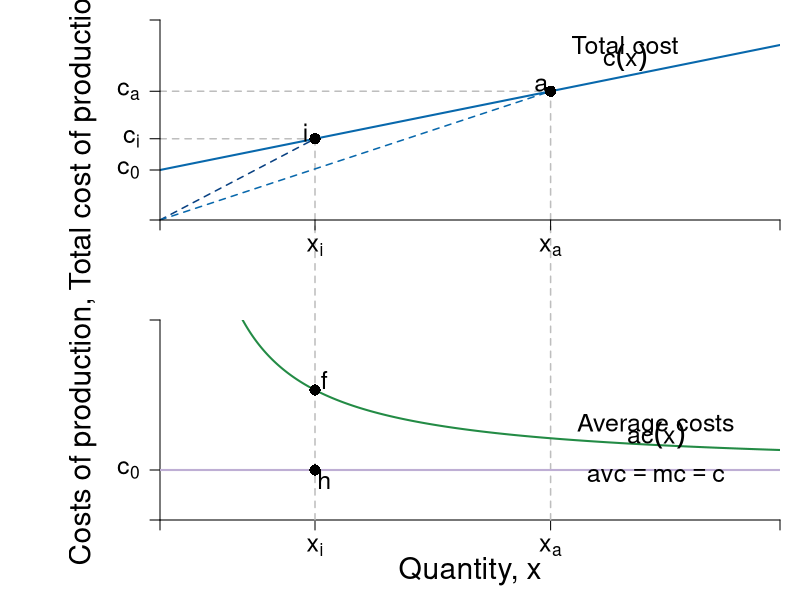

The R script that drew this image:
#Graph Designer: Scott Cohn
#Authors: Bowles and Halliday
#Title: Microeconomics: Competition, Conflict and Coordination

require(shape)
pdf(file = "firmmarketsupply/tc_ac_mc_stacked_linear.pdf", width = 9, height = 12)

#Set parameters for graphics
axislabelsize <- 1.8
labelsize <- 1.5
namesize <- 1.8
annotatesize <- 1.5
graphlinewidth <- 2
segmentlinewidth <- 1.5

COL <- c("#7fc97f", "#beaed4", "#fdc086", "#ffff99", "#386cb0", "#f0027f", "#bf5b17", "#666666")
COLA <- c("#99d8c9","#66c2a4","#41ae76", "#238b45", "#005824")
COLB <- c("#4eb3d3", "#2b8cbe", "#0868ac","#084081")

#Edited the margins to cater for the larger LHS labels
par(mar =  c(4, 8, 1, 1), mfrow = c(2, 1))


totalcost <- function(x, c0 = 10, c1 = 2){
  c0 + c1*x
}

avgcost <- function(x, c0 = 10, c1 = 2){
  totalcost/x
}

avgvarcost <- function(x,  c1 = 2){
  c1
}

marginalcost <- function(x, c1 = 2){
  c1
}

mcline <- function(x, constant = 0.3181472, slope = 0.125){
  constant + slope*x
}



# total cost --------------------------------------------------------------


xlims <- c(0, 10)
ylims <- c(0, 8)

npts <- 501 
x <- seq(xlims[1], xlims[2], length.out = npts)
y <- seq(ylims[1], ylims[2], length.out = npts) 
a <- c(13, 16.75, 19.25)

plot(0, 0, xlim = xlims, ylim = ylims, type = "n",
     xlab = expression(paste("")),
     ylab = expression(paste("")), 
     xaxt = "n", 
     yaxt = "n", 
     cex.lab = axislabelsize, 
     bty = "n",
     xaxs = "i", 
     yaxs = "i")

# Choose x_i

i <- c(2, 2.5, 3, 3.5, 4)
xi <- i[2]
xa <- 6.3

ticksy <- c(0, 2, totalcost(x = xi, c0 = 10, c1 = 2), totalcost(x = xi, c0 = 2, c1 = 0.5), totalcost(x = xa, c0 = 2, c1 = 0.5), ylims[2])
ylabels <- c(NA, expression(paste(c[0])), expression(paste(c[0])), expression(paste(c[i])), expression(paste(c[a])), NA)
ticksx <- c(0, xi, xa, xlims[2])
xlabels <- c(NA, expression(paste(x[i])), expression(paste(x[a])), NA)

npts <- 500 
xx1 <- seq(xlims[1], xlims[2], length.out = npts)
xx3 <- seq(xi - 1.5, xi + 1.5, length.out = npts)
xx4 <- seq(4.82456, 7.82456, length.out = npts)

# Total Cost curve
lines(xx1, totalcost(xx1, c0 = 2, c1 = 0.5), col = COLB[3], lwd = graphlinewidth)

# Label the axes
text(-1.25, 0.5*ylims[2], expression(paste("Total cost of production, ", c)), xpd = TRUE, cex = axislabelsize, srt = 90) 

# Segments
segments(xi, -50, xi, totalcost(xi, c0 = 2, c1 = 0.5), lty = 2, col = "grey", lwd = segmentlinewidth, xpd = TRUE)
segments(0, totalcost(xi, c0 = 2, c1 = 0.5), xi, totalcost(xi, c0 = 2, c1 = 0.5), lty = 2, col = "grey", lwd = segmentlinewidth)

segments(xa, -50, xa, totalcost(xa, c0 = 2, c1 = 0.5), lty = 2, col = "grey", lwd = segmentlinewidth, xpd = TRUE)
segments(0, totalcost(xa, c0 = 2, c1 = 0.5), xa, totalcost(xa, c0 = 2, c1 = 0.5), lty = 2, col = "grey", lwd = segmentlinewidth)

segments(0, 0, xi, totalcost(x = xi, c0 = 2, c1 = 0.5), lty = 2, col = COLB[4] , lwd = segmentlinewidth)
segments(0, 0, xa, totalcost(x = xa, c0 = 2, c1 = 0.5), lty = 2, col = COLB[3] , lwd = segmentlinewidth)


# Add point and label
points(xi, totalcost(x = xi, c0 = 2, c1 = 0.5), pch = 16, col = "black", cex = 1.5)
text(xi - 0.15, totalcost(x = xi, c0 = 2, c1 = 0.5) + 0.25, expression("i"), cex = annotatesize)

points(xa, totalcost(x = xa, c0 = 2, c1 = 0.5), pch = 16, col = "black", cex = 1.5)
text(xa - 0.15, totalcost(x = xa, c0 = 2, c1 = 0.5) + 0.25, expression("a"), cex = annotatesize)

#Label the cost curve
text(7.5, 7.0, expression("Total cost"), cex = annotatesize)
text(7.5, 6.5, expression(c(x)), cex = annotatesize)

# Axis Labels
axis(1, at = ticksx, pos = 0, labels = xlabels, cex.axis = labelsize)
axis(2, at = ticksy, pos = 0, labels = ylabels, las = 1, cex.axis = labelsize)

# ac & mc -----------------------------------------------------------------

avgcost <- function(x,  c0 = 2, c1 = 0.05){
  (c0 + c1*x)/x
}

marginalcost <- function(x, c1 = 0.05){
  0*x + c1 
}

xlims <- c(0, 10)
ylims <- c(0, 2)

npts <- 501 
x <- seq(xlims[1], xlims[2], length.out = npts)
y <- seq(ylims[1], ylims[2], length.out = npts) 
a <- c(13, 16.75, 19.25)

plot(0, 0, xlim = xlims, ylim = ylims, type = "n",
     xlab = expression(paste("")),
     ylab = expression(paste("")), 
     xaxt = "n", 
     yaxt = "n", 
     cex.lab = axislabelsize, 
     bty = "n",
     xaxs = "i", 
     yaxs = "i")


ticksy <- c(0, 0.5, ylims[2])
ylabels <- c(NA, expression(paste(c[0])), NA)
ticksx <- c(0, xi, xa, xlims[2])
xlabels <- c(NA, expression(paste(x[i])), expression(paste(x[a])),NA)

axis(1, at = ticksx, pos = 0, labels = xlabels, cex.axis = labelsize)
axis(2, at = ticksy, pos = 0, labels = ylabels, las = 1, cex.axis = labelsize)

npts <- 500 
xx1 <- seq(xlims[1], xlims[2], length.out = npts)
xx3 <- seq(4, 8, length.out = npts)
xx4 <- seq(xlims[1], 6.32456, length.out = npts)
xx5 <- seq(6.32456, xlims[2], length.out = npts)

text(-1.25, 0.5*ylims[2], expression(paste("Costs of production, ", c)), xpd = TRUE, cex = axislabelsize, srt = 90) 
mtext(expression(paste("Quantity, ", x)), side = 1, line = 2.5, cex = axislabelsize)

# segments
segments(xi, 0, xi, ylims[2] + 1, lty = 2, col = "grey", lwd = segmentlinewidth, xpd = TRUE)
segments(xa, 0, xa, ylims[2] + 1, lty = 2, col = "grey", lwd = segmentlinewidth, xpd = TRUE)

# AC
lines(x, avgcost(x, c0 = 2, c1 = 0.5), col = COLA[4], lwd = graphlinewidth)

# AVC = MC
lines(x, marginalcost(x, c1 = 0.5), col = COL[2], lwd = graphlinewidth)

# Add point and label
points(xi, marginalcost(xi, c1 = 0.5), pch = 16, col = "black", cex = 1.5)
text(xi + 0.15, marginalcost(xi, c1 = 0.5) - 0.1, expression("h"), cex = annotatesize)

points(xi, avgcost(xi, c0 = 2, c1 = 0.5), pch = 16, col = "black", cex = 1.5)
text(xi + 0.15, avgcost(xi, c0 = 2, c1 = 0.5) + 0.1, expression("f"), cex = annotatesize)

# Label curves
text(0.8*xlims[2], 0.95, expression("Average costs"), cex = annotatesize)
text(0.8*xlims[2], 0.85, expression(ac(x)), cex = annotatesize)
text(0.8*xlims[2], 0.45, expression(paste(avc == mc, phantom() == c)), cex = annotatesize)

dev.off()
